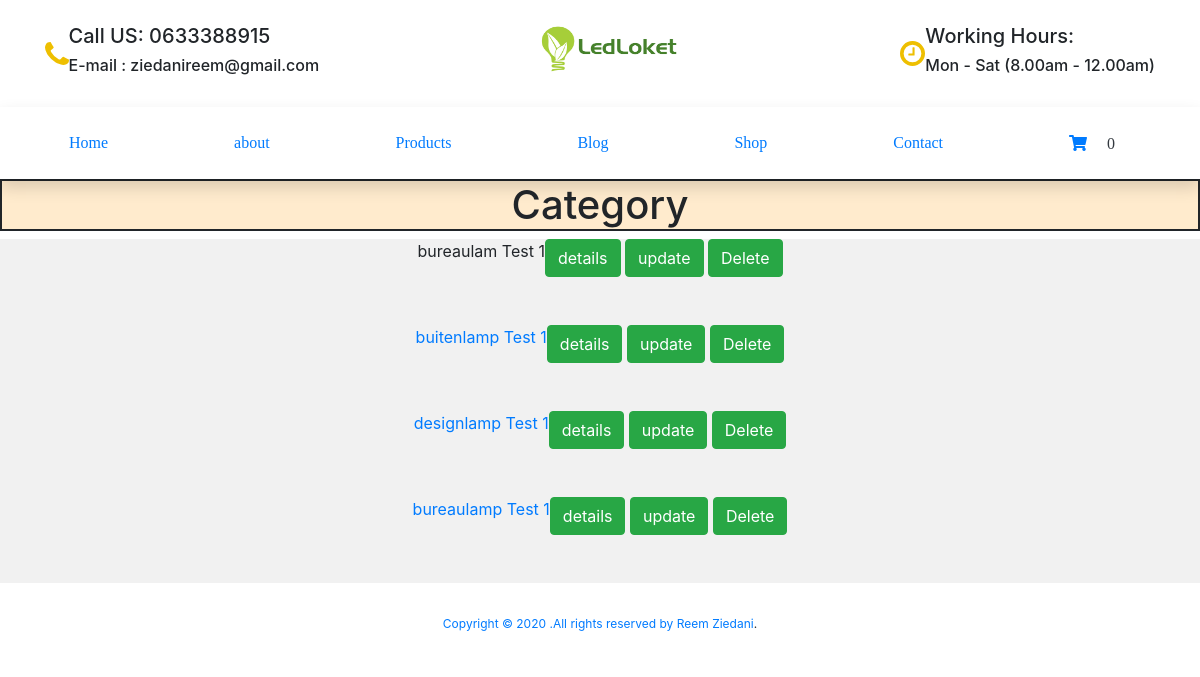
The app's page /category_admin.php with its own data.
### tables this page shows
CREATE TABLE `category` (
  `category_id` int(11) NOT NULL,
  `name` varchar(265) NOT NULL,
  `description` varchar(265) NOT NULL,
  `active` int(11) NOT NULL
);

### category_admin.php (the view, shortened to what this page needs)
<!DOCTYPE html>
<html lang="en">
<head>
    <link rel="stylesheet" href="./assets/css/cost.css">
    <link rel="stylesheet" href="https://stackpath.bootstrapcdn.com/bootstrap/4.4.1/css/bootstrap.min.css">
    <link rel="stylesheet" href="https://cdnjs.cloudflare.com/ajax/libs/OwlCarousel2/2.3.4/assets/owl.carousel.min.css" />
    <link rel="stylesheet" href="https://cdnjs.cloudflare.com/ajax/libs/OwlCarousel2/2.3.4/assets/owl.theme.default.min.css" />
    <link rel="stylesheet" href="https://cdnjs.cloudflare.com/ajax/libs/font-awesome/5.13.0/css/all.min.css" />
</head>
<body>
    <nav>
        <div class="top">
            <div class="container flex justify-between">
                <div class="Contact flex center">
                    <img src="./icons/phone.svg" alt="phone">
                    <div>
                        <h5>Call US: 0633388915</h5>
                        <h6>E-mail : ziedanireem@gmail.com</h6>
                    </div>
                </div>
                <div>
                    <img src="./icons/logo.png" alt="" width="150px" height="50px">
                </div>
                <div class=" flex center">
                    <img src="./icons/clock.svg" alt="">
                    <div>
                        <h5>Working Hours:</h5>
                        <h6>Mon - Sat (8.00am - 12.00am)</h6>
                    </div>
                </div>
            </div>
        </div>
        <div class="navbar shadow">
            <div class="container flex justify-center">
                <a href="#" class="active">Home</a>
                <a href="about.php">about</a>
                <a href="Products.php" id="Products">Products</a>
                <a href="#">Blog</a>
                <a href="#">Shop</a>
                <a href="Contact.html">Contact</a>
                <form action="#" class="font-size-14 font-rale">
                      <a href="#" class="py-2 rounded-pill color-primary-bg">
                        <span class=""><i class="fas fa-shopping-cart"></i></span>
                        <span class="px-3 py-2 rounded-pill text-dark ">0</span>
                      </a>
                  </form>
            </div>
        </div>
    </nav>
<?php
    include('core/header.php');
?>
<h1>Category</h1>
<?php
$categorysql =  "SELECT `category_id`, `name`, `description`, `active` FROM `category`";
$categoryqry = $con->prepare($categorysql);
if($categoryqry === false) {
    echo mysqli_error($con);
} else{
    $categoryqry->bind_result($category_id, $categoryName, $categoryDescription,$active);
    if($categoryqry->execute()){
        $categoryqry->store_result();
        while($categoryqry->fetch()){
            ?>
            <main >
                <div class="random">
                            <?php echo  $categoryName;?>
                            <?php echo  $categoryDescription;?>
                            <?php echo  $active;?>
                <div>
            <a  href="categorydetails.php?id= <?php echo $category_id ?>"><button class="btn btn-success font-size-12">details</button>
            <a href="category_update.php?id= <?php echo $category_id ?>"><button class="btn btn-success font-size-12">update</button>
            <a href="categorydelete.php?id=  <?php echo $category_id ?>"><button  class="btn btn-success font-size-12">Delete</button>
            <br>  <br>  <br>
    </main>
            <?php
        }
    }
}
?>
<?php
    include('core/footer.php');
?>
<footer class="copyright">
        <div>
            Copyright © 2020 .All rights reserved by <a href="https://www.instagram.com">Reem Ziedani</a>.
        </div>
</footer>
</body>
</html>

### assets/css/cost.css (style rules this page uses)
* { padding:0; margin:0; box-sizing: border-box; }
.flex { display:flex; }
.justify-between { justify-content: space-between; }
.center { align-items: center; }
nav .top { padding:1.5rem 0; }
nav .navbar a { text-decoration:none; font-family:"Raleway-semibold"; font-size:1rem; padding:1rem 1.5rem; transition:all .3s ease; }
h1 { text-align: center; border: 2px solid ; background-color: blanchedalmond; }
.random { display: flex; justify-content: center; background-color: #f1f1f1; }
footer { background-color: rgb(235, 233, 241); padding:4rem 0; margin: 1rem; }
footer.copyright { padding:1rem 0; text-align: center; font-size: 0.75rem; background-color:white; }

### records on screen
category: name "bureaulam", description "Test", active "1"
category: name "buitenlamp", description "Test", active "1"
category: name "designlamp", description "Test", active "1"
category: name "bureaulamp", description "Test", active "1"
